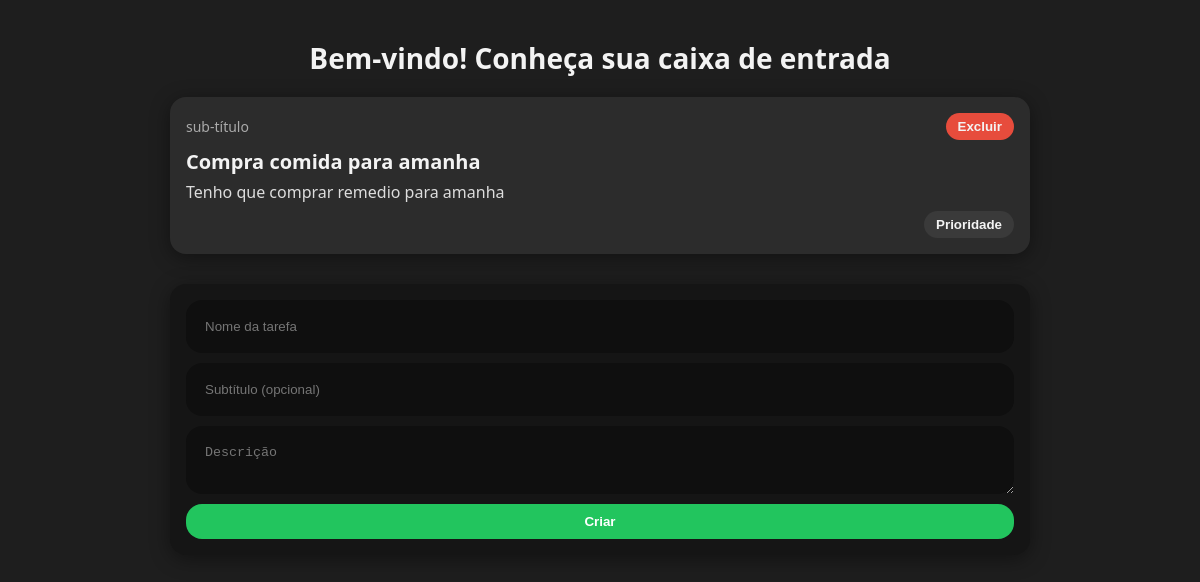
Before: / with the older database file.
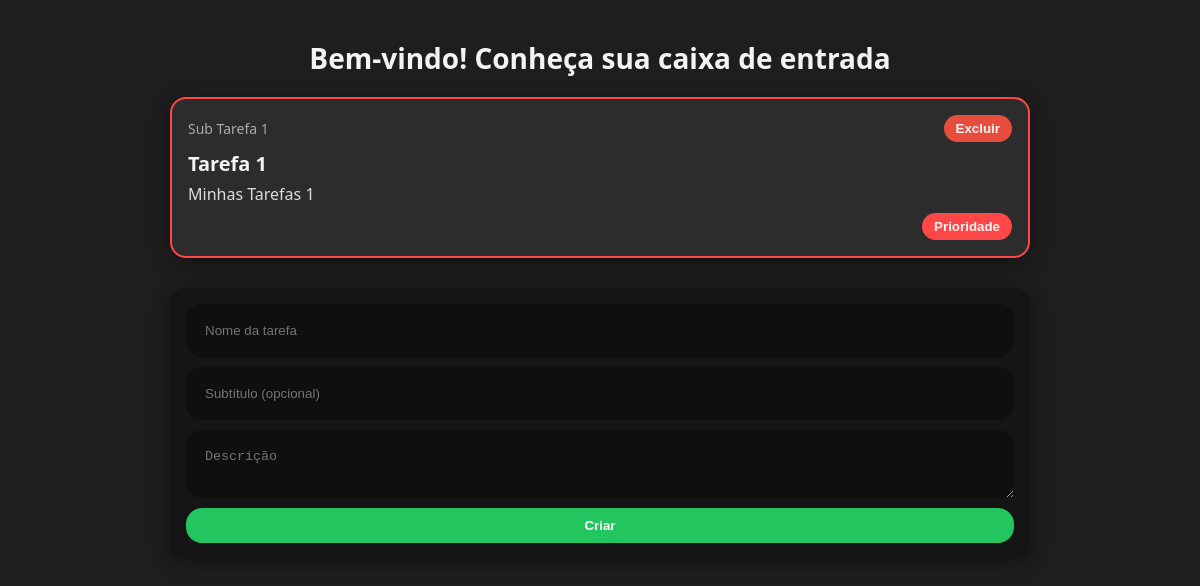
After: the same page with the newer database file.
### tables this page shows
CREATE TABLE tasks (
            id INTEGER PRIMARY KEY AUTOINCREMENT,
            title TEXT NOT NULL,
            subtitle TEXT,
            description TEXT,
            priority INTEGER DEFAULT 0
        );

### app.py (the view)
@app.route("/")
def index():
    with sqlite3.connect(DB) as conn:
        tasks = conn.execute("SELECT id, title, subtitle, description, priority FROM tasks ORDER BY id DESC").fetchall()
    return render_template("index.html", tasks=tasks)

### templates/index.html (shortened to what this page needs)
<!DOCTYPE html>
<html lang="pt-br">
<head>
    <link rel="stylesheet" href="{{ url_for('static', filename='style.css') }}">
</head>
<body>
    <main class="screen">
        <h1 class="headline">Bem-vindo! Conheça sua caixa de entrada</h1>
        <section class="cards">
            {% for t in tasks %}
            <div class="task-card {% if t[4] %}priority{% endif %}">
                <div class="task-header">
                    <span class="subtitle">{{ t[2] or 'sub-título' }}</span>
                    <form method="post" action="{{ url_for('delete', task_id=t[0]) }}">
                        <button class="chip danger">Excluir</button>
                    </form>
                </div>
                <h2 class="title">{{ t[1] }}</h2>
                <p class="desc">{{ t[3] }}</p>
                <div class="task-footer">
                    <form method="post" action="{{ url_for('priority', task_id=t[0]) }}">
                        <button class="chip {% if t[4] %}on{% endif %}">Prioridade</button>
                    </form>
                </div>
            </div>
            {% endfor %}
        </section>
        <section class="add">
            <form method="post" action="{{ url_for('add') }}" class="add-form">
                <input type="text" name="title" placeholder="Nome da tarefa" required>
                <input type="text" name="subtitle" placeholder="Subtítulo (opcional)">
                <textarea name="description" placeholder="Descrição"></textarea>
                <button class="primary">Criar</button>
            </form>
        </section>
    </main>
</body>
</html>

### static/style.css (style rules this page uses)
:root { --bg: #1e1e1e; --panel: #2c2c2c; --text: #f3f3f3; --muted: #aaa; --danger: #e74c3c; --ok: #22c55e; --chip: #3a3a3a; --accent: #ff4747; --radius: 16px; --shadow: 0 4px 20px rgba(0, 0, 0, .4); }
* { box-sizing: border-box; }
body { margin: 0; background: var(--bg); color: var(--text); font-family: system-ui, sans-serif; }
.screen { max-width: 900px; margin: 0 auto; padding: 20px; }
.headline { text-align: center; font-size: 28px; margin-bottom: 20px; }
.cards { display: grid; gap: 16px; margin-bottom: 30px; }
.task-card { background: var(--panel); padding: 16px; border-radius: var(--radius); box-shadow: var(--shadow); }
.task-card.priority { border: 2px solid var(--accent); }
.task-header { display: flex; justify-content: space-between; align-items: center; margin-bottom: 8px; }
.subtitle { font-size: 14px; color: var(--muted); }
.title { margin: 6px 0; font-size: 20px; }
.desc { margin: 0; color: #ddd; }
.task-footer { display: flex; justify-content: flex-end; margin-top: 8px; }
.chip { border: none; border-radius: 253px; padding: 6px 12px; cursor: pointer; background: var(--chip); color: var(--text); font-weight: 600; }
.chip.danger { background: var(--danger); }
.chip.on { background: var(--accent); }
.add-form { display: grid; gap: 10px; background: #151515; padding: 16px; border-radius: var(--radius); box-shadow: var(--shadow); }
.add-form input, .add-form textarea { border: none; border-radius: var(--radius); padding: 19px; background: #0f0f0f; color: var(--text); }
.primary { background: var(--ok); border: none; padding: 10px; border-radius: var(--radius); font-weight: bold; cursor: pointer; color: #fff; }

Changed rows visible on the page:
removed tasks: subtitle "sub-título", title "Compra comida para amanha", description "Tenho que comprar remedio para amanha", priority 0 (drawn)
added tasks: subtitle "Sub Tarefa 1", title "Tarefa 1", description "Minhas Tarefas 1", priority 1 (drawn)
